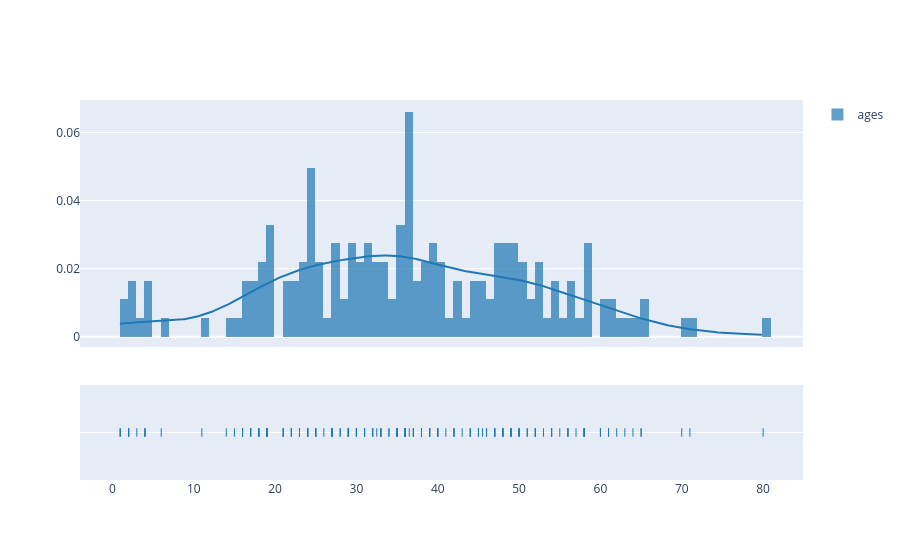

The cell this chart's notebook holds for it:
### Code cell
sns.set()
ti = sns.load_dataset('titanic').dropna().reset_index(drop=True)

ff.create_distplot([ti['age']], ['ages'])
#                    column      labels

### Figure 1 — Plotly figure (JSON) as saved in the notebook; plotly's stock layout.template omitted (floating-point values rounded to 4 significant figures; data arrays with more than 128 entries replaced by an {"elided": "..."} marker saying what was removed)
{"data": [{"autobinx": false, "histnorm": "probability density", "legendgroup": "ages", "marker": {"color": "rgb(31, 119, 180)"}, "name": "ages", "opacity": 0.7, "type": "histogram", "x": {"elided": "182 float values"}, "xaxis": "x", "xbins": {"end": 80, "size": 1, "start": 0.92}, "yaxis": "y"}, {"legendgroup": "ages", "marker": {"color": "rgb(31, 119, 180)"}, "mode": "lines", "name": "ages", "showlegend": false, "type": "scatter", "x": {"elided": "500 float values"}, "xaxis": "x", "y": {"elided": "500 float values"}, "yaxis": "y"}, {"legendgroup": "ages", "marker": {"color": "rgb(31, 119, 180)", "symbol": "line-ns-open"}, "mode": "markers", "name": "ages", "showlegend": false, "type": "scatter", "x": {"elided": "182 float values"}, "xaxis": "x", "y": {"elided": "182 str values"}, "yaxis": "y2"}], "layout": {"barmode": "overlay", "hovermode": "closest", "legend": {"traceorder": "reversed"}, "xaxis": {"anchor": "y2", "domain": [0, 1], "zeroline": false}, "yaxis": {"anchor": "free", "domain": [0.35, 1], "position": 0}, "yaxis2": {"anchor": "x", "domain": [0, 0.25], "dtick": 1, "showticklabels": false}}}
